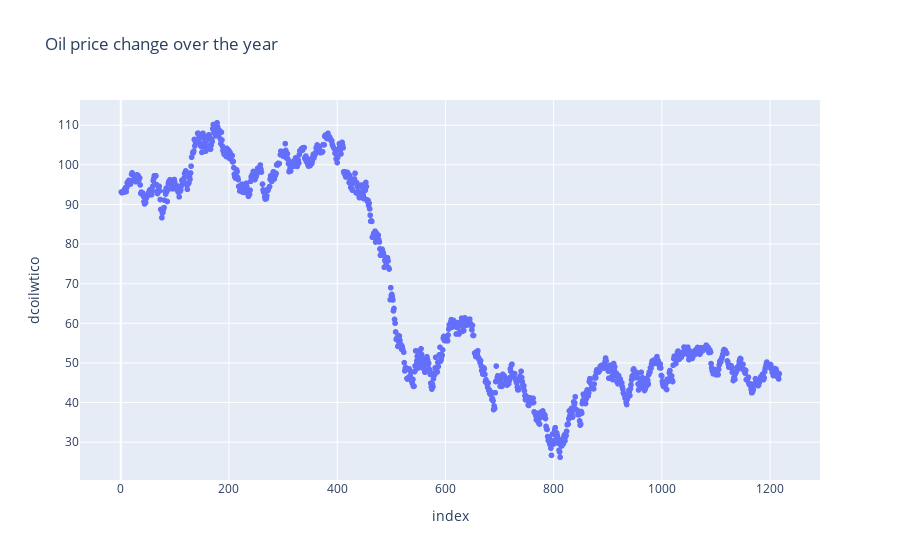

This figure's notebook cell:
### Code cell
#4.
fig = px.scatter(oil, x = oil.index, y ='dcoilwtico', title='Oil price change over the year')
fig.update_xaxes(rangeslider_visible = False,)

### Figure 1 — Plotly figure (JSON) as saved in the notebook; plotly's stock layout.template omitted (floating-point values rounded to 4 significant figures; data arrays with more than 128 entries replaced by an {"elided": "..."} marker saying what was removed)
{"data": [{"hovertemplate": "index=%{x}<br>dcoilwtico=%{y}<extra></extra>", "legendgroup": "", "marker": {"color": "#636efa", "symbol": "circle"}, "mode": "markers", "name": "", "showlegend": false, "type": "scattergl", "x": {"elided": "1218 int values"}, "xaxis": "x", "y": {"elided": "1218 float values"}, "yaxis": "y"}], "layout": {"legend": {"tracegroupgap": 0}, "title": {"text": "Oil price change over the year"}, "xaxis": {"anchor": "y", "domain": [0, 1], "rangeslider": {"visible": false}, "title": {"text": "index"}}, "yaxis": {"anchor": "x", "domain": [0, 1], "title": {"text": "dcoilwtico"}}}}
